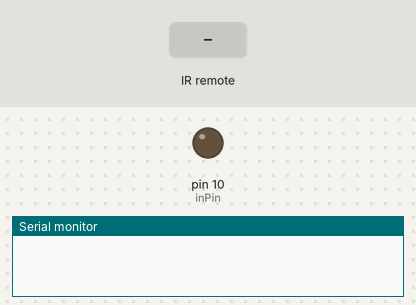
Bench run of a sketch on a simulated Arduino Uno, built with avr-gcc and run on an emulated ATmega328P. On the bench: output pins drawn as LEDs (lit = HIGH), the last lines printed to the serial monitor. Dashed ring = blinking. The inputs (shaded band) are chosen by the test bench.

Above: at 1.2 s.
1.3 s: infrared code 0x6F948B7 received
At 1.55 s:
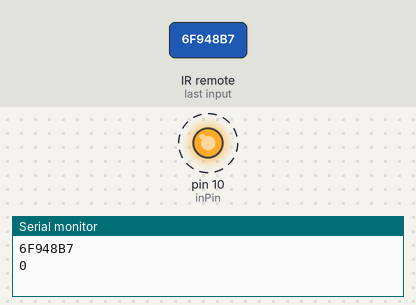
Timing chart, 0 to 10.3 s (numbered marks = the images above; inputs shaded):
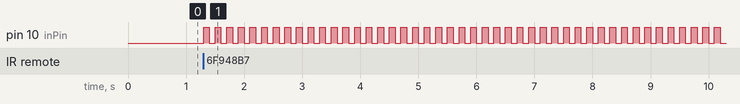

The sketch:

speed_contl.ino
```cpp
// (licence header left out)
#include <IRremote.h>

int RECV_PIN = 9;
int inPin = 10;
int reading;
IRrecv irrecv(RECV_PIN);

decode_results results;

void setup()
{
  Serial.begin(9600);
  irrecv.enableIRIn(); // Start the receiver
  pinMode (inPin, OUTPUT);
}

void loop() {
  if (irrecv.decode(&results)) {
    Serial.println(results.value, HEX);
    if (results.value==0x6F948B7){
      reading = digitalRead(inPin);
      Serial.println(reading);
      reading = !reading;
    }
    digitalWrite(inPin, reading);
    if(results.value!=0xFFFFFFFF) ;
    {
      if(results.value==0x6F9807F) analogWrite(inPin, 64);
      if(results.value==0x6F940BF) analogWrite(inPin, 127);
      if(results.value==0x6F9C03F) analogWrite(inPin, 191);
      if(results.value==0x6F920DF) analogWrite(inPin, 225);
      if(results.value =0x6F918E7) {
        for (int i=0; i<=100; i++)
        {
          digitalWrite(inPin, HIGH);   // set the LED on
          delay(100);              // wait for a second
          digitalWrite(inPin, LOW);    // set the LED off
          delay(100);
          i=i++;    // wait for a second
        }
      }
    }
    delay(40);
    irrecv.resume(); // Receive the next value
  }
}


/*
include <IRremote.h>

 int RECV_PIN = 11;

 IRrecv irrecv(RECV_PIN);

 decode_results results;

 void setup() {
 Serial.begin(9600);           // Set up serial communication at 9600bps
 irrecv.enableIRIn(); // Start the receiver
 pinMode(12, OUTPUT);
 }

 void loop(){
 if (irrecv.decode(&results)) {
 Serial.print(results.value, HEX);
 Serial.print('\t');
 Serial.println(results.value, DEC);
 if (results.value==0x5D0)
 {
 digitalWrite(12, HIGH);
 digitalRead(12);
 }
 irrecv.resume(); // Receive the next value
 }
 }
 */
```

Measured:
- after the input at 1.3 s, pin 10 (inPin): alternates HIGH for 0.10 s and LOW for 0.10 s, starting at once
